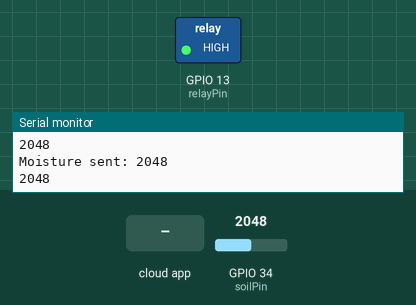
This sketch was run on a simulated ESP32. Parts: switched loads named in the sketch (green lamp = pin HIGH), the last lines printed to the serial monitor. The test bench sets the inputs (shaded band); at power-on: GPIO 34 (soilPin) = 2048. WiFi joins after 1.5 s; servers stay silent unless stated; the local clock reads 2024-03-15 10:24:30 at power-on unless the sketch sets it; the Firebase database answers and starts empty.

Above: at 2.7 s.
2.8 s: the phone or cloud app sets manualDispense to 1
At 3.7 s:
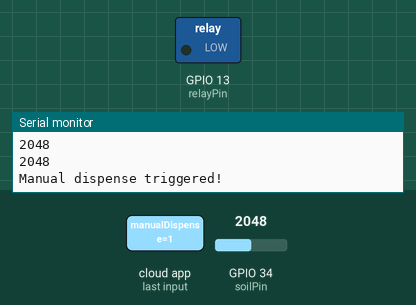
4.5 s: GPIO 34 (soilPin) set to 3165
7.8 s: GPIO 34 (soilPin) set to 3227
At 8.6 s:
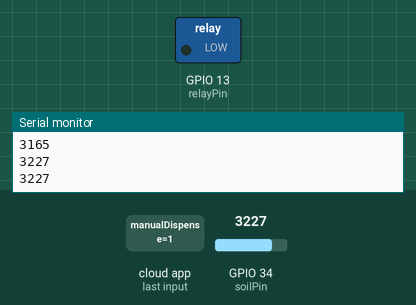
9.3 s: GPIO 34 (soilPin) set to 3160
At 10.6 s:
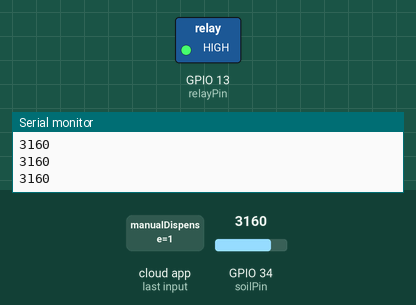
Timing chart, 0 to 12.0 s (numbered marks = the images above; inputs shaded):
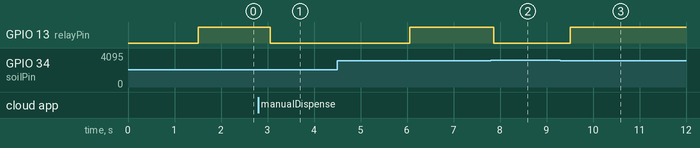

Measured:
- after the input at 2.8 s, GPIO 13 (relayPin): HIGH → LOW after 0.26 s
- after the input at 7.8 s, GPIO 13 (relayPin): HIGH → LOW after 0.06 s
- after the input at 9.3 s, GPIO 13 (relayPin): LOW → HIGH after 0.21 s

The sketch:

IoTCodebyJosh.ino
```cpp
#include <WiFi.h>
#include <Firebase_ESP_Client.h>
#include <time.h>

#include "addons/TokenHelper.h"
#include "addons/RTDBHelper.h"

const char* ssid = "YOUR WIFI SSID";
const char* password = "YOUR WIFI PASSWORD";

#define API_KEY "YOUR API KEY"
#define DATABASE_URL "YOUR DATABASE URL"

FirebaseData fbdo;
FirebaseData fbdoSchedule;
FirebaseAuth auth;
FirebaseConfig config;

unsigned long sendDataPrevMillis = 0;
unsigned long checkCommandPrevMillis = 0;
unsigned long checkSchedulePrevMillis = 0;
bool signupOK = false;


const int soilPin = 34;
const int relayPin = 13;

int moisture;
int thres = 3200;

String lastTriggeredTime = "";

unsigned long logHistoryPrevMillis = 0;
const unsigned long historyInterval = 5UL * 60UL * 1000UL;

void setup() {
  Serial.begin(115200);
  pinMode(relayPin, OUTPUT);
  pinMode(soilPin, INPUT);
  WiFi.begin(ssid, password);
  while (WiFi.status() != WL_CONNECTED) {
    delay(500);
    Serial.print(".");
  }
  Serial.println("Connected: " + WiFi.localIP().toString());

   configTime(-5 * 3600, 3600, "pool.ntp.org", "time.nist.gov");
  Serial.println("Syncing time...");
  struct tm timeinfo;
  while (!getLocalTime(&timeinfo)) {
    Serial.print(".");
    delay(500);
  }
  Serial.println("Time synced!");
  Serial.println(&timeinfo, "Current time: %A, %B %d %Y %H:%M:%S");


  config.api_key = API_KEY;
  config.database_url = DATABASE_URL;


  if (Firebase.signUp(&config, &auth, "", "")) {
    Serial.println("Firebase sign-up OK");
    signupOK = true;
  } else {
    Serial.printf("Firebase sign-up failed: %s\n", config.signer.signupError.message.c_str());
  }

  config.token_status_callback = tokenStatusCallback;
  Firebase.begin(&config, &auth);
  Firebase.reconnectWiFi(true);
}
  void dispense() {
    Serial.println("Dispensing Water");
    digitalWrite(relayPin, LOW);
    delay(3000);
    digitalWrite(relayPin, HIGH);
  }

  void checkSchedule() {
    struct tm timeinfo;
    if (!getLocalTime(&timeinfo)) return;

    char currentTime[6];
    strftime(currentTime, sizeof(currentTime), "%H:%M", &timeinfo);
  String nowStr = String(currentTime);

  Serial.println("Current time check: " + nowStr);

  if (Firebase.RTDB.getJSON(&fbdoSchedule, "/greenhouse/schedule")) {
    FirebaseJson *json = fbdoSchedule.jsonObjectPtr();
    size_t count = json->iteratorBegin();
    String key, value;
    int type;

    for (size_t i = 0; i < count; i++) {
      json->iteratorGet(i, type, key, value);

      FirebaseJson entry;
      entry.setJsonData(value);
      FirebaseJsonData result;
      entry.get(result, "time");
      String schedTime = result.stringValue;

      if (schedTime == nowStr && lastTriggeredTime != nowStr) {
        dispense();
        lastTriggeredTime = nowStr;
      }
    }
    json->iteratorEnd();
  }
  }

  void logMoistureHistory() {
    time_t now;
    time(&now);
    String path = "/greenhouse/history/" + String ((unsigned long) now);
    Firebase.RTDB.setInt(&fbdo, path.c_str(), moisture);
  }

void loop() {
  moisture = analogRead(soilPin);
  Serial.println(moisture);
  if (moisture > thres)
  {
    digitalWrite(relayPin, LOW);
  }
  else
  {
    digitalWrite(relayPin, HIGH);
  }


  if (Firebase.ready() && signupOK && (millis() - sendDataPrevMillis > 2000 || sendDataPrevMillis == 0)) {
    sendDataPrevMillis = millis();

    if (Firebase.RTDB.setInt(&fbdo, "/greenhouse/moisture", moisture)) {
      Serial.println("Moisture sent: " + String(moisture));
    } else {
      Serial.println("Failed: " + fbdo.errorReason());
    }

    bool pumpOn = (moisture > thres);
    Firebase.RTDB.setBool(&fbdo, "/greenhouse/pumpStatus", pumpOn);
  }


  if (Firebase.ready() && signupOK && (millis() - checkCommandPrevMillis > 1000)) {
    checkCommandPrevMillis = millis();

    if (Firebase.RTDB.getBool(&fbdo, "/greenhouse/manualDispense")) {
      if (fbdo.boolData()) {
        Serial.println("Manual dispense triggered!");
        digitalWrite(relayPin, LOW);
        delay(3000);
        digitalWrite(relayPin, HIGH);


        Firebase.RTDB.setBool(&fbdo, "/greenhouse/manualDispense", false);
      }
    }
  }

   if (Firebase.ready() && signupOK && (millis() - checkSchedulePrevMillis > 20000)) {
    checkSchedulePrevMillis = millis();
    checkSchedule();
  }

  if (Firebase.ready() && signupOK && (millis() - logHistoryPrevMillis > historyInterval || logHistoryPrevMillis == 0)) {
    logHistoryPrevMillis = millis();
    logMoistureHistory();
  }

  delay(400);
}
```
